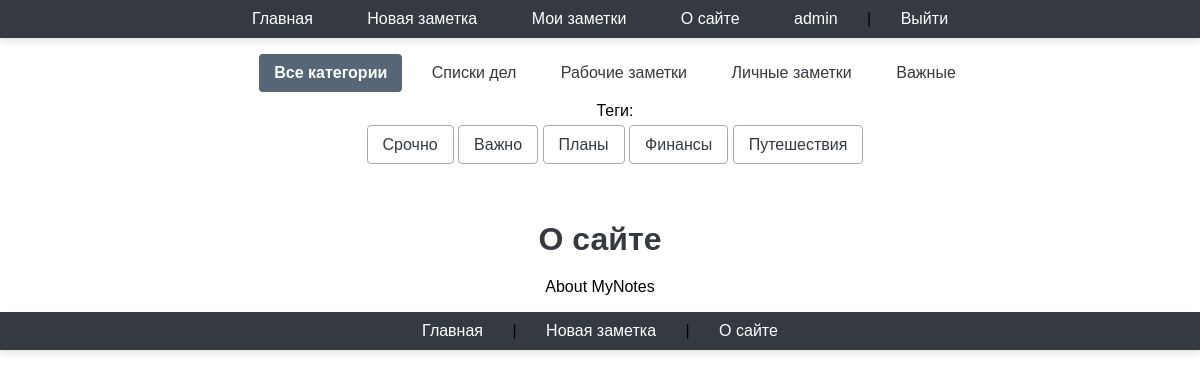
The app's page /about/ (signed in) with its own data.
### users/models.py (models this page shows)
class User(AbstractUser):
    photo = models.ImageField(upload_to="users/%Y/%m/%d/",
                              blank=True, null=True, verbose_name="Фотография")
    date_birth = models.DateTimeField(blank=True,
                                      null=True, verbose_name="Дата рождения")

### notes/models.py (models this page shows, shortened)
class Category(models.Model):
    class Meta:
        verbose_name = 'Категория'
        verbose_name_plural = 'Категории'
    name = models.CharField(max_length=100, db_index=True, verbose_name="Категория")
    slug = models.SlugField(max_length=255, unique=True, db_index=True)
    def get_absolute_url(self):
        return reverse('categories', kwargs={'cat_slug': self.slug})

class TagPost(models.Model):
    class Meta:
        verbose_name = 'Тэг'
        verbose_name_plural = 'Тэги'
    tag = models.CharField(max_length=100, db_index=True)
    slug = models.SlugField(max_length=255, unique=True, db_index=True)
    def get_absolute_url(self):
        return reverse('tag', kwargs={'tag_slug':
                                          self.slug})

### notes/views.py (the view)
# urls.py: path('about/', views.about, name='about'),
@login_required
def about(request):
    contact_list = Notes.private.all()
    paginator = Paginator(contact_list, 3)
    page_number = request.GET.get('page')
    page_obj = paginator.get_page(page_number)
    return render(request, 'notes/about.html', {'page_obj':
                                                    page_obj, 'title': 'О сайте'})

### notes/models.py (called while the page is built)
    def get_queryset(self):
        return super().get_queryset().filter(is_published=Notes.Status.PRIVATE)

### notes/templatetags/notes_tags.py (called while the page is built)
@register.inclusion_tag('notes/list_categories.html')
def show_categories(cat_selected_id=0):
    cats = Category.objects.all()
    return {"cats": cats, "cat_selected": cat_selected_id}

@register.inclusion_tag('notes/list_tags.html')
def show_all_tags():
    return {"tags": TagPost.objects.all()}

### users/context_processors.py (called while the page is built)
def get_notes_context(request):
    return {'mainmenu': menu}

### notes/templates/notes/about.html
{% extends 'base.html' %}
{% block content %}
<h1>{{title}}</h1>
<p> About MyNotes</p>
{% endblock %}

### templates/base.html (shortened to what this page needs)
<!DOCTYPE html>
{% load static %}
{% load notes_tags %}
{% autoescape off %}
<html>
<head>
    <link type="text/css" href="{% static 'notes/css/styles.css' %}" rel="stylesheet"/>
</head>
<body>
{% block mainmenu %}
<nav>
    {% for m in mainmenu %}
    <a href="{% url m.url_name %}">{{ m.title }}</a>
    {% endfor %}
    {% if user.is_authenticated %}
    <a href="{% url 'users:profile' %}">{{ user.username }}</a> |
    <a href="{% url 'users:logout' %}">Выйти</a>
    {% else %}
    <a class="last" href="{% url 'users:login' %}">Войти</a> |
    <a href="{% url 'users:register' %}">Регистрация</a>
    {% endif %}
</nav>
{% endblock mainmenu %}
<td valign="top" class="left-chapters">
    <ul id="leftchapters">
        {% if cat_selected == 0 or cat_selected is None %}
        <li class="selected">Все
            категории
        </li>
        {% else %}
        <li><a href="{% url 'home' %}">Все
            категории</a></li>
        {% endif %}
        {% show_categories cat_selected %}
        <br>
        <li>{% show_all_tags %}</li>
    </ul>
</td>
{% block content %} {% endblock %}
{% include 'includes/nav.html' %}
{% endautoescape %}
</body>
</html>

### notes/templates/notes/list_categories.html
{% for cat in cats %}
 {% if cat.id == cat_selected %}
 <li
class="selected">{{cat.name}}</li>
 {% else %}
 <li><a href="{{ cat.get_absolute_url }}">{{cat.name}}</a></li>
 {% endif %}
{% endfor %}

### notes/templates/notes/list_tags.html
{% if tags %}
 Теги:</p>
 <ul class="tags-list">
 {% for t in tags %}
 <li><a
href="{{t.get_absolute_url}}">{{t.tag}}</a></li>
 {% endfor %}
 </ul>
{% endif %}

### notes/static/notes/css/styles.css (style rules this page uses)
html, body { font-family: 'Arial'; margin: auto; text-align: center; padding: 0; height: 100%; width: 100%; }
a { color: #0059b2; text-decoration: none; }
ul.tags-list { width: 100%; margin: 0; padding: 0; list-style: none; }
ul.tags-list li { margin: 0; padding: 0 0 10px; display: inline-block; }
ul.tags-list li a { padding: 5px; font-size: 16px; border: 1px solid #aaa; }
nav { background-color: #343a40; padding: 10px 0; text-align: center; box-shadow: 0 4px 6px rgba(0, 0, 0, 0.1); }
nav a, span { color: #ffffff; text-decoration: none; margin: 0 15px; font-size: 16px; transition: color 0.3s, background-color 0.3s; padding: 5px 10px; border-radius: 4px; }
ul { display: inline-block; }
#leftchapters li { margin-bottom: 10px; }
#leftchapters li a, #leftchapters li.selected { padding: 10px 15px; text-decoration: none; color: #343a40; border-radius: 4px; transition: background-color 0.3s, color 0.3s; }
#leftchapters li.selected { background-color: #566677; color: #ffffff; font-weight: bold; }
h1 { color: #343a40; font-size: 2em; margin-bottom: 20px; text-align: center; }
li { display: inline-block; margin-right: 10px; }
.tags-list { list-style-type: none; padding: 0; margin: 0; }
.tags-list li { display: inline-block; margin-right: 10px; }

### records on screen
User: username "admin"
Category: name "Списки дел"
Category: name "Рабочие заметки"
Category: name "Личные заметки"
Category: name "Важные"
TagPost: tag "Срочно"
TagPost: tag "Важно"
TagPost: tag "Планы"
TagPost: tag "Финансы"
TagPost: tag "Путешествия"

### other values on screen
{{ m.title }} "Главная" "Новая заметка" "Мои заметки" "О сайте"
{{ title }} "О сайте"
